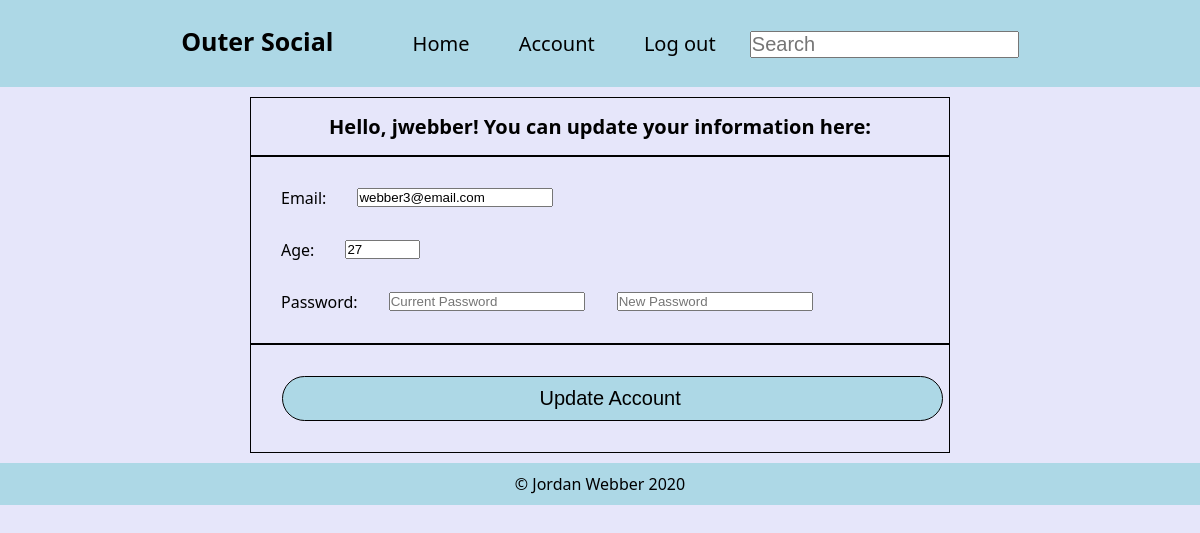
Page /account.php (signed in) on the committed database.
### tables this page shows
CREATE TABLE `users` (
  `username` varchar(50) NOT NULL,
  `password` varchar(128) NOT NULL,
  `email` varchar(100) NOT NULL,
  `age` int(11) DEFAULT NULL
);

### account.php (the view, shortened to what this page needs)
<?php
include "server/connect.php";
if(isset($_SESSION["username"])){
    $command = "SELECT * FROM users WHERE username = ?";
    $stmt = $dbh->prepare($command);
    $success = $stmt->execute([$_SESSION["username"]]);
    if($success and ($row = $stmt->fetch()) != null){
        $username = $row["username"];
        $email = $row["email"];
        if($row["age"] !== null){
            $age = $row["age"];
        } else {
            $age = 0;
        }
    }
}
?>
<!DOCTYPE html>
<html lang="en">
<head>
    <link rel="stylesheet" href="css/mainstyles.css">
</head>
<body>
<header>
        <nav>
            <ul>
                <li class="title">Outer Social</li>
                <li><a href="homepage.php">Home</a></li>
                <li><a href="account.php">Account</a></li>
                <li><a id="logout" href="index.php">Log out</a></li>
                <input type="text" name="searchBar" id="searchBar" placeholder="Search">
            </ul>
        </nav>
    </header>
    <main>
        <form id="accountForm">
            <fieldset>
                <lable class="formTitle">Hello, <?= $username ?>! You can update your information here:</lable>
            </fieldset>
            <fieldset>
                <label for="email">Email:</label>
                <input type="text" name="email" id="email" value="<?= $email ?>">
                <label for="age">Age:</label>
                <input type="number" name="age" id="age" value="<?= $age ?>" min="0" max="100">
                <label>Password:</label>
                <input type="password" name="oldPassword" id="oldPassword" placeholder="Current Password">
                <input type="password" name="newPassword" id="newPassword" placeholder="New Password">
            </fieldset>
            <fieldset>
                <input type="submit" class="button" value="Update Account">
            </fieldset>
        </form>
    </main>
    <footer>
        <p>&#169 Jordan Webber 2020</p>
    </footer>
</body>
</html>

### css/mainstyles.css (style rules this page uses)
* { margin: 0; padding: 0; }
body { font-family: 'Segoe UI', Tahoma, Geneva, Verdana, sans-serif; background-color: lavender }
nav { display: block; background-color: lightblue; padding: 15px; position: sticky; top: 0; }
nav input { font-size: 20px; }
ul { text-align: center; }
li { display: inline; margin-right: 15px; font-size: 20px; }
li a { display: inline-block; padding: 15px; text-decoration: none; color: black; }
.title { font-size: 25px; font-weight: bold; margin-right: 60px; }
main { position: relative; width: 700px; margin: auto; }
form { margin-top: 10px; text-align: center; border-collapse: collapse; }
.formTitle { font-size: 20px; font-weight: 600; }
fieldset { margin: 0; padding: 10px; border: solid black 1px; border-collapse: collapse; }
form input[type="submit"] { text-align: left; font-size: 20px; display: block; padding: 10px; width: 99%; margin: 3px; text-align: center; }
.button { background-color: lightblue; border: solid black 1px; border-radius: 25px; color: black; }
#accountForm { margin-bottom: 10px; background-color: lavender; }
#accountForm fieldset { padding: 15px; }
#accountForm label { clear: left; float: left; margin: 15px; }
#accountForm input { float: left; padding-right: 15px; margin: 16px; }
footer { text-align: center; background-color: lightblue; padding: 10px; }

### rows in the picture
users: username "jwebber", email "webber3@email.com", age "27"
